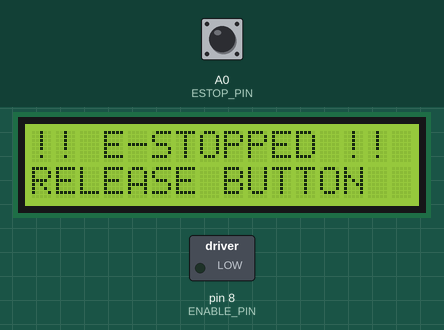
Simulated run of this sketch. Board: Arduino Uno, built with avr-gcc and run on an emulated ATmega328P. Shown: 16×2 character LCD, switched loads named in the sketch (green lamp = pin HIGH). The inputs (shaded band) are chosen by the test bench; at power-on: A0 (ESTOP_PIN) HIGH. What the sketch prints to the serial monitor is not drawn.

Above: at 1.3 s.
1.4 s: A0 (ESTOP_PIN) pulled LOW for 0.15 s
At 1.8 s:
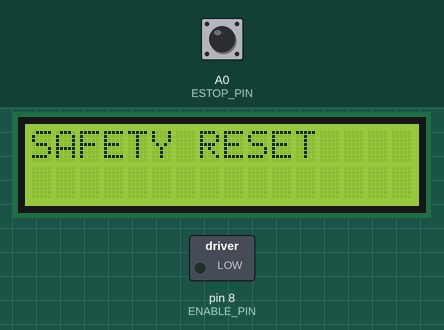
3.4 s: A0 (ESTOP_PIN) pulled LOW for 3.2 s
At 5.1 s:
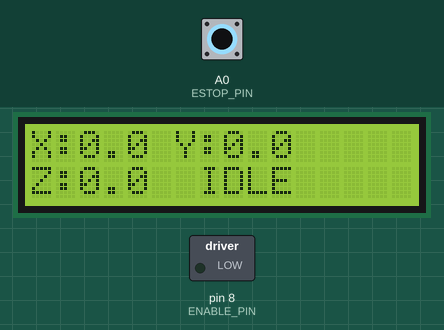
Timing chart, 0 to 6.6 s (numbered marks = the images above; inputs shaded):
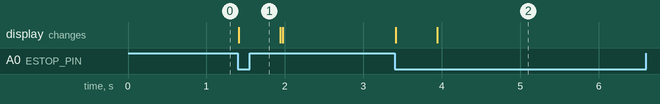

Measured:
- after the input at 1.4 s, the display: changes at once (image 1)
- after the input at 3.4 s, the display: first changes at once (image 2 shows a later state)

The sketch:

finalcodearduino.ino
```cpp
#include <AccelStepper.h>
#include <Wire.h>
#include <LiquidCrystal_I2C.h>

// --- PIN DEFINITIONS ---
#define X_STEP 2
#define X_DIR  5
#define Y_STEP 3
#define Y_DIR  6
#define Z_STEP 4
#define Z_DIR  7
#define A_STEP 12
#define A_DIR  13
#define ENABLE_PIN 8
#define ESTOP_PIN A0

// --- CALIBRATION ---
float STEPS_X = 100.0;
float STEPS_Y = 160.0;
float STEPS_Z = 80.0;
float STEPS_A = 71.11;

// --- MOTOR OBJECTS ---
AccelStepper rail(AccelStepper::DRIVER, X_STEP, X_DIR);
AccelStepper arm(AccelStepper::DRIVER, Y_STEP, Y_DIR);
AccelStepper lift(AccelStepper::DRIVER, Z_STEP, Z_DIR);
AccelStepper rot(AccelStepper::DRIVER, A_STEP, A_DIR);

// --- LCD SETUP ---
LiquidCrystal_I2C lcd(0x27, 16, 2);

// --- STATE VARIABLES ---
String inputString = "";
bool stringComplete = false;
bool isStopped = false;
bool isMovingState = false;

void setup() {
  Serial.begin(115200);

  // 1. LCD INIT
  lcd.init();
  lcd.backlight();
  Wire.setWireTimeout(3000, true);

  lcd.setCursor(0,0); lcd.print("ROBOT ONLINE");

  // 2. PINS
  pinMode(ESTOP_PIN, INPUT_PULLUP);
  pinMode(ENABLE_PIN, OUTPUT);
  digitalWrite(ENABLE_PIN, LOW);

  // 3. MOTORS
  rail.setPinsInverted(true, false, false);
  arm.setPinsInverted(false, false, false);
  lift.setPinsInverted(true, false, false);
  rot.setPinsInverted(false, false, false);

  rail.setMaxSpeed(4000);  rail.setAcceleration(8000);
  arm.setMaxSpeed(4000);   arm.setAcceleration(8000);
  lift.setMaxSpeed(2000);  lift.setAcceleration(4000);
  rot.setMaxSpeed(2000);   rot.setAcceleration(2000);

  inputString.reserve(200);
  Serial.println("READY");
  updateLcdIdle();
}

void loop() {
  int buttonState = digitalRead(ESTOP_PIN);

  // 1. SAFETY: TRIGGER E-STOP
  if (buttonState == HIGH && !isStopped) {
      triggerEmergencyStop();
  }
  // 2. SAFETY: RESET (BUTTON RELEASED)
  else if (buttonState == LOW && isStopped) {
    isStopped = false;


    rail.setCurrentPosition(rail.currentPosition());
    arm.setCurrentPosition(arm.currentPosition());
    lift.setCurrentPosition(lift.currentPosition());
    rot.setCurrentPosition(rot.currentPosition());

    rail.moveTo(rail.currentPosition());
    arm.moveTo(arm.currentPosition());
    lift.moveTo(lift.currentPosition());
    rot.moveTo(rot.currentPosition());


    Serial.println("AUTO_RESET");
    lcd.clear(); lcd.print("SAFETY RESET");
    delay(500);
    updateLcdIdle();
  }

  // 3. LCD MANAGER
  bool motorsBusy = (rail.distanceToGo() != 0 || arm.distanceToGo() != 0 ||
                     lift.distanceToGo() != 0 || rot.distanceToGo() != 0);

  if (motorsBusy && !isMovingState) {
    if (!isStopped) {
        lcd.clear();
        lcd.setCursor(0,0); lcd.print(">> MOVING... >>");
        isMovingState = true;
    }
  }
  else if (!motorsBusy && isMovingState) {
    updateLcdIdle();
    isMovingState = false;
  }

  // 4. RUN MOTORS (Only if NOT stopped)
  if (!isStopped) {
    rail.run(); arm.run(); lift.run(); rot.run();
  }

  // 5. PARSE COMMANDS
  if (stringComplete) {
    if (!isStopped) parseAndUpdate(inputString);
    inputString = "";
    stringComplete = false;
  }
}

void updateLcdIdle() {
  if (isStopped) return;

  float x_pos = rail.currentPosition() / STEPS_X;
  float y_pos = arm.currentPosition() / STEPS_Y;
  float z_pos = lift.currentPosition() / STEPS_Z;

  lcd.clear();
  lcd.setCursor(0,0);
  lcd.print("X:"); lcd.print(x_pos, 1);
  lcd.print(" Y:"); lcd.print(y_pos, 1);

  lcd.setCursor(0,1);
  lcd.print("Z:"); lcd.print(z_pos, 1);
  lcd.print("  IDLE");
}

void triggerEmergencyStop() {
  // CRITICAL: Do NOT use .stop() here. .stop() calculates a deceleration ramp.
  // We want to freeze coordinates instantly.
  rail.moveTo(rail.currentPosition());
  arm.moveTo(arm.currentPosition());
  lift.moveTo(lift.currentPosition());
  rot.moveTo(rot.currentPosition());

  Serial.println("STOPPED");
  isStopped = true;

  lcd.clear();
  lcd.setCursor(0,0); lcd.print("!! E-STOPPED !!");
  lcd.setCursor(0,1); lcd.print("RELEASE BUTTON");
}

void serialEvent() {
  while (Serial.available()) {
    char inChar = (char)Serial.read();
    if (inChar == '!') {
      triggerEmergencyStop();
      inputString = "";
      stringComplete = false;
    }
    else if (inChar == '\n') stringComplete = true;
    else inputString += inChar;
  }
}

void parseAndUpdate(String cmd) {
  float tX = rail.targetPosition() / STEPS_X;
  float tY = arm.targetPosition() / STEPS_Y;
  float tZ = lift.targetPosition() / STEPS_Z;
  float tA = rot.targetPosition() / STEPS_A;

  int idx = cmd.indexOf('X'); if(idx!=-1) tX = cmd.substring(idx+1).toFloat();
  idx = cmd.indexOf('Y'); if(idx!=-1) tY = cmd.substring(idx+1).toFloat();
  idx = cmd.indexOf('Z'); if(idx!=-1) tZ = cmd.substring(idx+1).toFloat();
  idx = cmd.indexOf('A'); if(idx!=-1) tA = cmd.substring(idx+1).toFloat();

  rail.moveTo(tX * STEPS_X);
  arm.moveTo(tY * STEPS_Y);
  lift.moveTo(tZ * STEPS_Z);
  rot.moveTo(tA * STEPS_A);

  if (cmd.indexOf('W') != -1) {
    if (!isStopped) {
        lcd.clear();
        lcd.setCursor(0,0); lcd.print("DRAWING POINT...");
    }

    while (rail.distanceToGo() != 0 || arm.distanceToGo() != 0 ||
           lift.distanceToGo() != 0 || rot.distanceToGo() != 0) {
      rail.run(); arm.run(); lift.run(); rot.run();

      // If E-STOP is pressed DURING a W command loop
      if (digitalRead(ESTOP_PIN) == HIGH) {
          triggerEmergencyStop();
          return;
      }
    }
    updateLcdIdle();
  }

  Serial.println("DONE");
}
```
